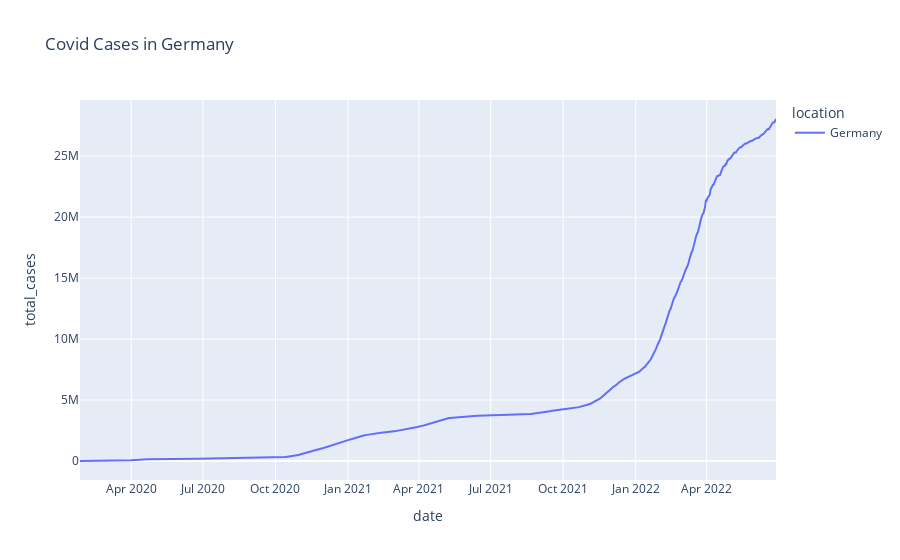

The code cell stored with this chart in its notebook:
### Code cell
fig=px.line(df_GER, x= "date", y= "total_cases",color='location', title= "Covid Cases in Germany")
fig.show()

### Figure 1 — Plotly figure (JSON) as saved in the notebook; plotly's stock layout.template omitted (floating-point values rounded to 4 significant figures; data arrays with more than 128 entries replaced by an {"elided": "..."} marker saying what was removed)
{"data": [{"hovertemplate": "location=Germany<br>date=%{x}<br>total_cases=%{y}<extra></extra>", "legendgroup": "Germany", "line": {"color": "#636efa", "dash": "solid"}, "marker": {"symbol": "circle"}, "mode": "lines", "name": "Germany", "orientation": "v", "showlegend": true, "type": "scatter", "x": {"elided": "884 str values"}, "xaxis": "x", "y": {"elided": "884 int values"}, "yaxis": "y"}], "layout": {"legend": {"title": {"text": "location"}, "tracegroupgap": 0}, "title": {"text": "Covid Cases in Germany"}, "xaxis": {"anchor": "y", "domain": [0, 1], "title": {"text": "date"}}, "yaxis": {"anchor": "x", "domain": [0, 1], "title": {"text": "total_cases"}}}}
